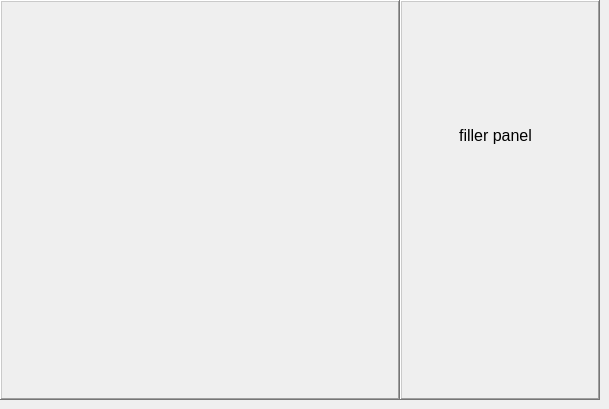
       <widget class="QWidget" name="panel_cam_view">
        <widget class="QFrame" name="frame_cam_view_filler">
         <property name="geometry">
          <rect>
           <x>400</x>
           <y>0</y>
           <width>200</width>
           <height>400</height>
          </rect>
         </property>
         <property name="frameShape">
          <enum>QFrame::WinPanel</enum>
         </property>
         <property name="frameShadow">
          <enum>QFrame::Raised</enum>
         </property>
         <widget class="QLabel" name="lab_filler">
          <property name="geometry">
           <rect>
            <x>30</x>
            <y>110</y>
            <width>131</width>
            <height>51</height>
           </rect>
          </property>
          <property name="font">
           <font>
            <pointsize>12</pointsize>
           </font>
          </property>
          <property name="text">
           <string>filler panel</string>
          </property>
          <property name="alignment">
           <set>Qt::AlignCenter</set>
          </property>
         </widget>
        </widget>
        <widget class="QFrame" name="frame_cam_view">
         <property name="geometry">
          <rect>
           <x>0</x>
           <y>0</y>
           <width>400</width>
           <height>400</height>
          </rect>
         </property>
         <property name="frameShape">
          <enum>QFrame::WinPanel</enum>
         </property>
         <property name="frameShadow">
          <enum>QFrame::Raised</enum>
         </property>
         <widget class="CamView" name="camview">
          <property name="geometry">
           <rect>
            <x>0</x>
            <y>0</y>
            <width>400</width>
            <height>400</height>
           </rect>
          </property>
         </widget>
        </widget>
       </widget>
